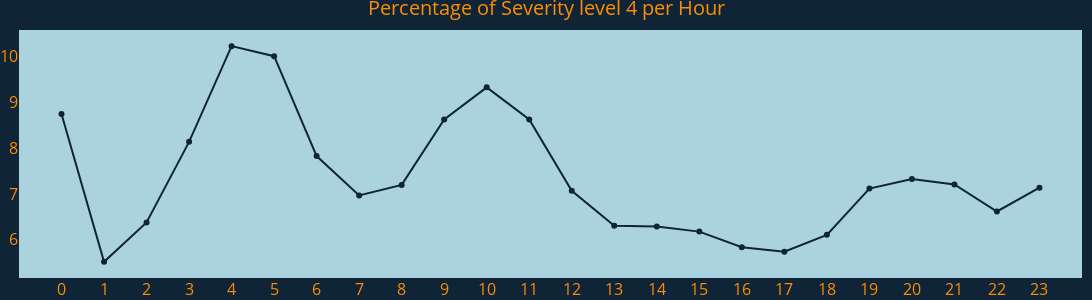

Here is the notebook cell this chart was saved with:
### Code cell
def per_hour_lineplot(df=accidents_df):

       # Total amount of accidents per hour of the Day
       tot_acdnts_per_Hour = df.groupby(by="Start_Hour").count()["ID"]

       # Amount of accidents with severity level 4 per hour of the day 
       acdnts_per_Hour_4 = df.loc[df["merge_severity"] == 4].groupby(by=["Start_Hour"]).count()["ID"]
       
       # Calculate percentages
       perc_per_hour_4 = []
       for total_count, count_sev_4 in list(zip(tot_acdnts_per_Hour.values, acdnts_per_Hour_4.values)):
              percent = (count_sev_4/total_count)*100
              perc_per_hour_4.append(round(number=percent, ndigits=2))
              
       # Create lineplot
       fig = go.Figure(data=[
                             go.Scatter(
                                        x=[i for i in range(0, 24)],
                                        y=perc_per_hour_4,
                                        mode="lines+markers",
                                        line={
                                              "color": "#0f2537",
                                              "width": 2
                                             },
                                       )
                             ]
                      )

       fig.update_layout(
                         title={
                                "text":"Percentage of Severity level 4 per Hour", 
                                "font": {
                                         "size": 20,
                                         "color": "#FF8D00"
                                        },
                                "xanchor": "center",
                                "x": 0.5,
                                },
                         xaxis={
                                "range": [-1, 24],
                                "zeroline": False,
                                "showgrid": False, 
                                "tickmode": "array",                            
                                "tickvals": [i for i in range(0, 24)],
    
                                "color": "#FF8D00"
                                },
                         yaxis={
                                "showgrid": False,
                                "color": "#FF8D00"},
                         font={"size": 16}, 
                         autosize=False,
                         width=1250,
                         height=300,
                         paper_bgcolor="#0f2537",
                         plot_bgcolor="#AAD3DF",
                         margin={
                                 "l": 15,
                                 "r": 10,
                                 "b": 0,
                                 "t": 30
                                },
                      ),
       return fig

fig = per_hour_lineplot()
fig.show()

### Figure 1 — Plotly figure (JSON) as saved in the notebook; plotly's stock layout.template omitted (floating-point values rounded to 4 significant figures)
{"data": [{"line": {"color": "#0f2537", "width": 2}, "mode": "lines+markers", "type": "scatter", "x": [0, 1, 2, 3, 4, 5, 6, 7, 8, 9, 10, 11, 12, 13, 14, 15, 16, 17, 18, 19, 20, 21, 22, 23], "y": [8.75, 5.52, 6.38, 8.14, 10.23, 10.01, 7.83, 6.97, 7.2, 8.63, 9.33, 8.63, 7.07, 6.31, 6.29, 6.18, 5.84, 5.74, 6.11, 7.12, 7.33, 7.21, 6.62, 7.14]}], "layout": {"autosize": false, "font": {"size": 16}, "height": 300, "margin": {"b": 0, "l": 15, "r": 10, "t": 30}, "paper_bgcolor": "#0f2537", "plot_bgcolor": "#AAD3DF", "title": {"font": {"color": "#FF8D00", "size": 20}, "text": "Percentage of Severity level 4 per Hour", "x": 0.5, "xanchor": "center"}, "width": 1250, "xaxis": {"color": "#FF8D00", "range": [-1, 24], "showgrid": false, "tickmode": "array", "tickvals": [0, 1, 2, 3, 4, 5, 6, 7, 8, 9, 10, 11, 12, 13, 14, 15, 16, 17, 18, 19, 20, 21, 22, 23], "zeroline": false}, "yaxis": {"color": "#FF8D00", "showgrid": false}}}
